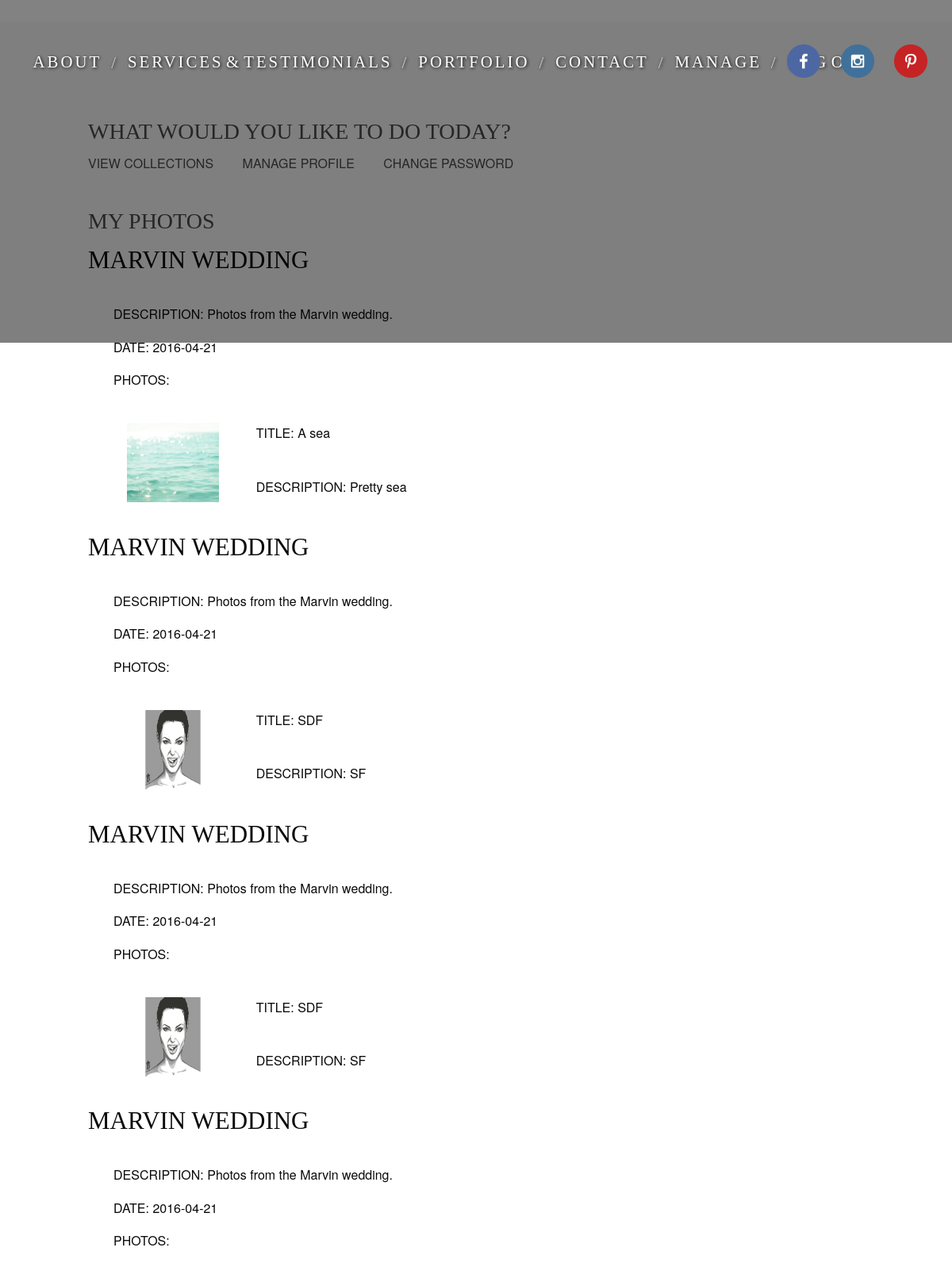
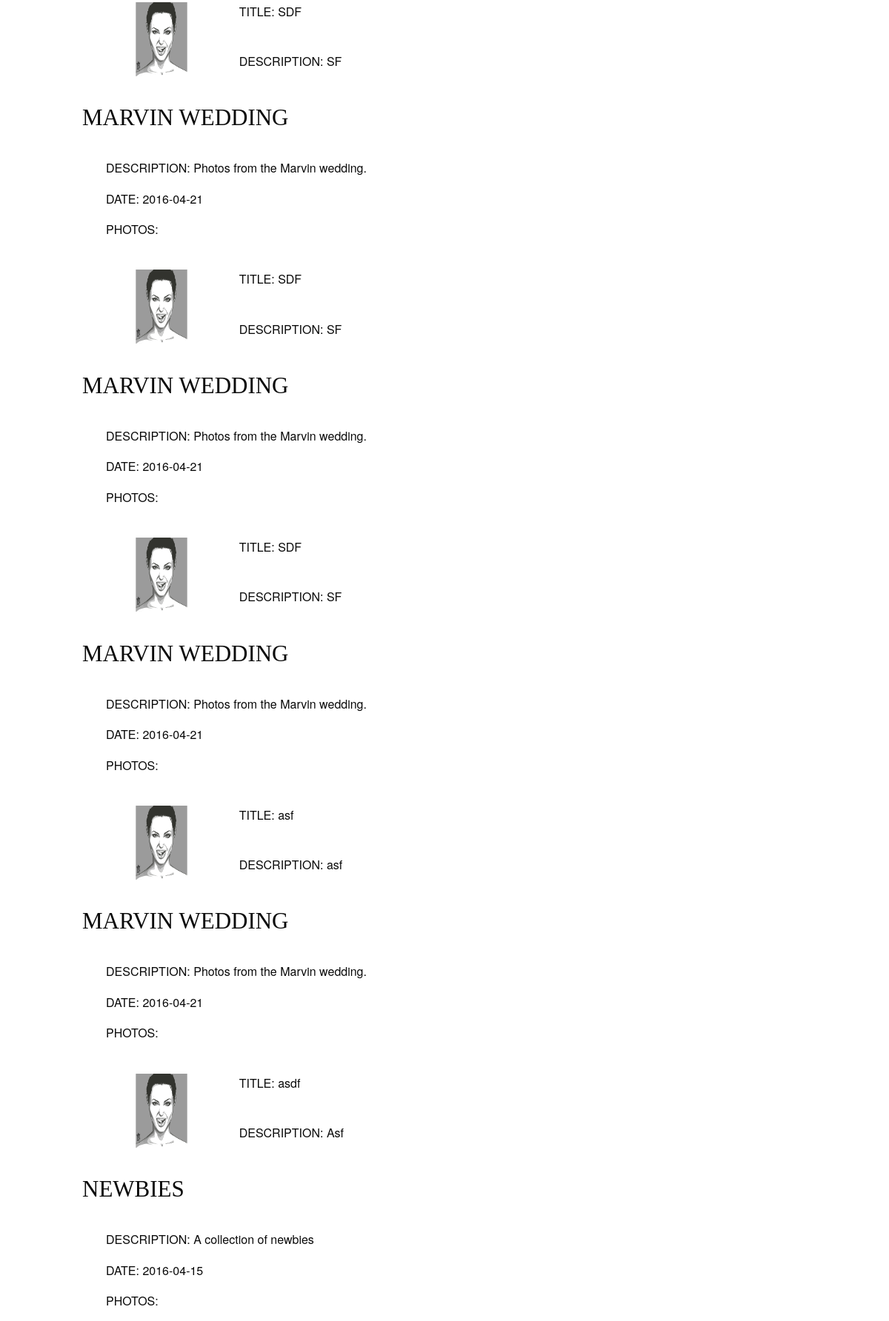
/mycollections.php (signed in, upper part), run on the app's committed database (2 pictures, top to bottom).
### tables this page shows
CREATE TABLE IF NOT EXISTS `photos` (
`PhotoID` int(11) NOT NULL,
  `ImagePath` varchar(255) NOT NULL,
  `ImageFileSize` varchar(255) DEFAULT NULL,
  `CollectionID` varchar(50) NOT NULL,
  `Description` varchar(255) DEFAULT NULL,
  `Title` varchar(50) NOT NULL
);

CREATE TABLE IF NOT EXISTS `collections` (
  `CollectionID` varchar(255) NOT NULL,
  `UserID` int(11) NOT NULL,
  `CollectionDate` date DEFAULT NULL,
  `Description` varchar(255) NOT NULL
);

### mycollections.php (the view, shortened to what this page needs)
<!DOCTYPE html>
<html lang="en-US">
    <?php require('lib/header.inc');?>
    <body class="no-fouc" style="background-image: none;">
        <?php include('lib/nav.inc');?>
        <?php include('lib/facebook.inc');?>
        <?php include('lib/connect.inc');?>
        <div class="manage-container out wow">
            <div class="row">
                <div class="small-12 large-12 columns">
                    <?php include('lib/mynav.inc');?>
                    <br/>
                    <h5>My Photos</h5>
                    <div class="my-images wow bounceInLeft">
                        <ul>
                        <?php
                            $query = "SELECT photos.PhotoID, photos.ImagePath, photos.CollectionID, photos.Description AS PhotoDescription, photos.Title, collections.CollectionID, collections.UserID, collections.CollectionDate, collections.Description AS CollectionDescription FROM photos JOIN collections WHERE photos.CollectionID = collections.CollectionID AND collections.UserID = ".$_SESSION['userid']." ORDER BY collections.collectionid, photoid DESC LIMIT 10";
                            $result = mysqli_query($connect, $query);
                            IF(!$result) {
                                echo 'no records found';
                            } ELSE {
                                while($row = mysqli_fetch_array($result)) {
                                    echo '<h3>'.$row['CollectionID'].'</h3><br>';
                                    echo '<p class="text-indent">DESCRIPTION: '.$row['CollectionDescription'].'</p>';
                                    echo '<p class="text-indent">DATE: '.$row['CollectionDate'].'</p>';
                                    echo '<p class="text-indent">PHOTOS: </p><br>';
                                    echo '<div class="row">';
                                    echo '<div class="small-2 large-2 columns">';
                                    echo '<a href="'.$row['ImagePath'].'" target="_blank"><img src="'.$row['ImagePath'].'"></a>';
                                    echo '</div>';
                                    echo '<div class="small-10 large-10 columns">';
                                    echo '<p>TITLE: '.$row['Title'].'</p><br>';
                                    echo '<p>DESCRIPTION: '.$row['PhotoDescription'].'</p><br>';
                                    echo '</div>';
                                    echo '</div>';
                                }
                            }
                        ?>
                        </ul>
                    </div>
                </div>
            </div>
        </div>
    </body>
</html>

### lib/header.inc (shortened to what this page needs)
<head>
    <link rel="stylesheet" href="css/foundation.css" />
    <link rel="stylesheet" href="css/app.css" />
    <link rel="stylesheet" href="css/styles.css" />
    <link rel="stylesheet" href="css/animate.css" />
    <link rel="stylesheet" href="css/default-skin.css">
    <link rel="stylesheet" href="css/photoswipe.css">
</head>

### lib/nav.inc (shortened to what this page needs)
<div class="home-menu">
    <div class="large-12">
        <div class="breadcrumbs">
            <ul>
                <li><a href='index.php#about'>About</a></li>
                <li><a href='index.php#services'>Services &amp; Testimonials</a></li>
                <li><a href='index.php#portfolio'>Portfolio</a></li>
                <li><a href='index.php#contact'>Contact</a></li>
                <li>
                    <?php if(isset($_SESSION['user'])) {
                            if($_SESSION['admin'] == 1){
                                echo '<a href=\'manage.php\'>Manage</a></li>';
                                echo '<li><a href=\'logout.php\'>Log Out</a></li>';
                            } else {
                                echo '<a href=\'myphotos.php\'>MY PHOTOS</a></li>';
                                echo '<li><a href=\'logout.php\'>Log Out</a>';
                            }
                        }else {
                            echo '<a href=\'login.php\'>Log In</a>'; }
                    ?>
            </ul>
        </div>
        <div class="social">
            <ul>
                <li><a href="http://www.facebook.com/ophotophotography" target="_blank"><div class="image-1"></div></a></li>
                <li><a href="http://www.instagram.com/ophoto"><div class="image-2"></div></a></li>
                <li><a href="http://www.pinterest.com/drewotto"><div class="image-3"></div></a></li>
            </ul>
        </div>
    </div>
</div>

### lib/facebook.inc (shortened to what this page needs)
<div class="facebook">
</div>

### lib/mynav.inc
<div class="manage-nav">
    <h5>What would you like to do today?</h5>
    <ul>
        <li><a href="mycollections.php" id="my-collection" class="admin-link wow">VIEW COLLECTIONS</a></li>
        <li><a href="myprofile.php" id="view-clients" class="admin-link wow">MANAGE PROFILE</a></li>
        <li><a href="password.php" id="change-password" class="admin-link wow">CHANGE PASSWORD</a></li>
    </ul>
</div>

### css/styles.css (style rules this page uses)
body { height: 100%; overflow-x: hidden; background-color: white; font-size: 16px; background-size: cover; background-position: center; background-attachment: fixed; }
.home-menu { color: white; text-transform: uppercase; font-family: brandonlight; text-shadow: 1px 1px 4px #000; width: 100%; position: fixed; top: 28px; z-index: 2; background-color: transparent; }
.home-menu .breadcrumbs { float: left; z-index: 2; padding-top: 1.5em; }
.home-menu a { color: white; -o-transition: .5s; -ms-transition: .5s; -moz-transition: .5s; -webkit-transition: .5s; transition: .5s; font-weight: 400; }
.home-menu ul { text-align: right; }
.home-menu ul li { display: inline-block; }
.social .image-1, .social-device .image-1 { background-image: url(../img/socialbig/color/facebook.png); background-size: cover; -o-transition: .5s; -ms-transition: .5s; -moz-transition: .5s; -webkit-transition: .5s; transition: .5s; }
.social .image-2, .social-device .image-2 { background-image: url(../img/socialbig/color/instagram.png); background-size: cover; -o-transition: .5s; -ms-transition: .5s; -moz-transition: .5s; -webkit-transition: .5s; transition: .5s; }
.social .image-3, .social-device .image-3 { background-image: url(../img/socialbig/color/pinterest.png); background-size: cover; -o-transition: .5s; -ms-transition: .5s; -moz-transition: .5s; -webkit-transition: .5s; transition: .5s; }
@media (min-width: 1024px) { .home-menu { padding-top: .1em; word-spacing: -.3em; height: 10%; min-height: 100px; width: 100%; min-width: 1000px; } }
@media (min-width: 1024px) { .home-menu .breadcrumbs { font-size: 1.3em; letter-spacing: 3px; left: 2em; padding-left: 2em; } }
@media (min-width: 1024px) { .home-menu .social { position: fixed; right: 1.5%; z-index: 2; top: 3.5em; } }
@media (min-width: 1024px) { .home-menu .social li { padding-left: .8em; padding-right: .8em; } }
@media (min-width: 1024px) { .home-menu .social li div { height: 42px; width: 42px; } }
h1, h2, h3, h4, h5, h6 { line-height: 140%; }
*, *:before, *:after { box-sizing: border-box; -moz-box-sizing: border-box; -webkit-box-sizing: border-box; }
.facebook { position: fixed; width: 100%; z-index: 3; height: 28px; background-color: rgba(0, 0, 0, 0.49); color: white; padding-left: 3px; }
.manage-container { background-color: white; }
h5 { text-transform: uppercase; color: #4d4d4d; font-family: firasanslight; font-size: 175%; }
h3 { font-family: firasanslight; text-transform: uppercase; }
ul { list-style-type: none; }
.manage-nav li { margin-right: 2em; }
a { color: #4d4d4d; -o-transition: .5s; -ms-transition: .5s; -moz-transition: .5s; -webkit-transition: .5s; transition: .5s; }
.text-indent { text-indent: 2em; }
@media (min-width: 1024px) { .manage-container { position: relative; top: 50px; width: auto; padding: 6em; } }
@media (min-width: 1024px) { .manage-container li { display: inline; } }
@media (min-width: 1024px) { .my-images img { height: 100px; -o-transition: .5s; -ms-transition: .5s; -moz-transition: .5s; -webkit-transition: .5s; transition: .5s; } }
@media (min-width: 1024px) { .my-images div { padding-left: 2em; } }

### mycollections.php (style rules this page uses)
.home-menu { background-color: rgba(0,0,0,.5); }

### data on the page
photos: CollectionID.CollectionID "MARVIN WEDDING", CollectionID.Description "Photos from the Marvin wedding.", CollectionID.CollectionDate "2016-04-21", ImagePath (picture), Title "A sea", Description "Pretty sea"
photos: CollectionID.CollectionID "MARVIN WEDDING", CollectionID.Description "Photos from the Marvin wedding.", CollectionID.CollectionDate "2016-04-21", ImagePath (picture), Title "SDF", Description "SF"
photos: CollectionID.CollectionID "MARVIN WEDDING", CollectionID.Description "Photos from the Marvin wedding.", CollectionID.CollectionDate "2016-04-21", ImagePath (picture), Title "SDF", Description "SF"
photos: CollectionID.CollectionID "MARVIN WEDDING", CollectionID.Description "Photos from the Marvin wedding.", CollectionID.CollectionDate "2016-04-21", ImagePath (picture), Title "SDF", Description "SF"
photos: CollectionID.CollectionID "MARVIN WEDDING", CollectionID.Description "Photos from the Marvin wedding.", CollectionID.CollectionDate "2016-04-21", ImagePath (picture), Title "SDF", Description "SF"
photos: CollectionID.CollectionID "MARVIN WEDDING", CollectionID.Description "Photos from the Marvin wedding.", CollectionID.CollectionDate "2016-04-21", ImagePath (picture), Title "SDF", Description "SF"
photos: CollectionID.CollectionID "MARVIN WEDDING", CollectionID.Description "Photos from the Marvin wedding.", CollectionID.CollectionDate "2016-04-21", ImagePath (picture), Title "asf", Description "asf"
photos: CollectionID.CollectionID "MARVIN WEDDING", CollectionID.Description "Photos from the Marvin wedding.", CollectionID.CollectionDate "2016-04-21", ImagePath (picture), Title "asdf", Description "Asf"
photos: CollectionID.CollectionID "NEWBIES", CollectionID.Description "A collection of newbies", CollectionID.CollectionDate "2016-04-15"
